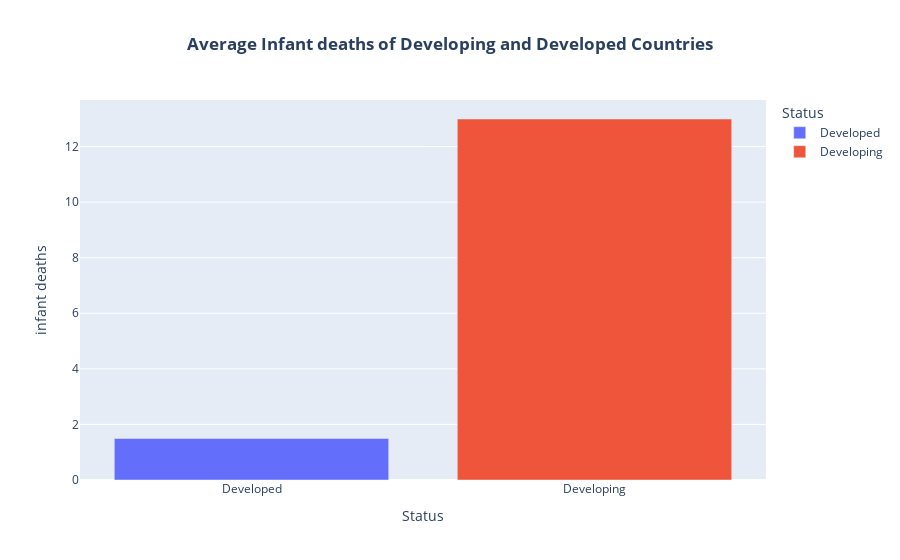

Here is the notebook cell this chart was saved with:
### Code cell
#using plotly to visualize Average Infant deaths of Developing and Developed Countries
fig = px.bar(df.groupby('Status', as_index=False).agg({'infant deaths':'mean'}), 
             x='Status', 
             y='infant deaths', 
             color='Status',
             title='Average Infant deaths of Developing and Developed Countries')

# Update layout to center the title
fig.update_layout(title_text='<b>Average Infant deaths of Developing and Developed Countries</b>', title_x=0.5)

# Show the plot
fig.show()

### Figure 1 — Plotly figure (JSON) as saved in the notebook; plotly's stock layout.template omitted (floating-point values rounded to 4 significant figures)
{"data": [{"hovertemplate": "Status=%{x}<br>infant deaths=%{y}<extra></extra>", "legendgroup": "Developed", "marker": {"color": "#636efa", "pattern": {"shape": ""}}, "name": "Developed", "orientation": "v", "showlegend": true, "textposition": "auto", "type": "bar", "x": ["Developed"], "xaxis": "x", "y": [1.494], "yaxis": "y"}, {"hovertemplate": "Status=%{x}<br>infant deaths=%{y}<extra></extra>", "legendgroup": "Developing", "marker": {"color": "#EF553B", "pattern": {"shape": ""}}, "name": "Developing", "orientation": "v", "showlegend": true, "textposition": "auto", "type": "bar", "x": ["Developing"], "xaxis": "x", "y": [12.99], "yaxis": "y"}], "layout": {"barmode": "relative", "legend": {"title": {"text": "Status"}, "tracegroupgap": 0}, "title": {"text": "<b>Average Infant deaths of Developing and Developed Countries</b>", "x": 0.5}, "xaxis": {"anchor": "y", "categoryarray": ["Developed", "Developing"], "categoryorder": "array", "domain": [0, 1], "title": {"text": "Status"}}, "yaxis": {"anchor": "x", "domain": [0, 1], "title": {"text": "infant deaths"}}}}
